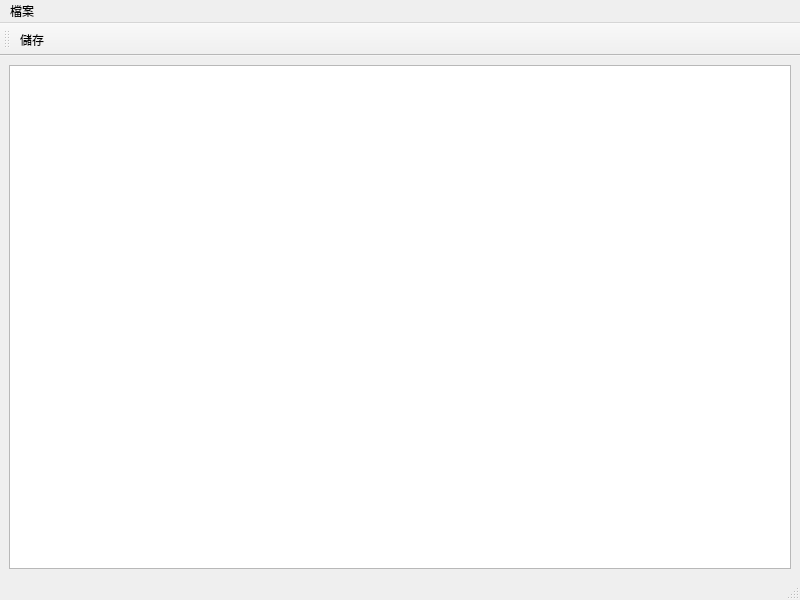
<?xml version="1.0" encoding="UTF-8"?>
<ui version="4.0">
 <class>MainWindow</class>
 <widget class="QMainWindow" name="MainWindow">
  <property name="geometry">
   <rect>
    <x>0</x>
    <y>0</y>
    <width>800</width>
    <height>600</height>
   </rect>
  </property>
  <property name="windowTitle">
   <string>MainWindow</string>
  </property>
  <widget class="QWidget" name="centralwidget">
   <layout class="QGridLayout" name="gridLayout">
    <item row="0" column="0">
     <widget class="QTextEdit" name="textEdit"/>
    </item>
   </layout>
  </widget>
  <widget class="QMenuBar" name="menubar">
   <property name="geometry">
    <rect>
     <x>0</x>
     <y>0</y>
     <width>800</width>
     <height>21</height>
    </rect>
   </property>
   <widget class="QMenu" name="menu">
    <property name="title">
     <string>檔案</string>
    </property>
    <addaction name="action"/>
    <addaction name="action_2"/>
    <addaction name="action_3"/>
    <addaction name="separator"/>
    <addaction name="action_5"/>
    <addaction name="action_6"/>
    <addaction name="separator"/>
    <addaction name="action_8"/>
   </widget>
   <addaction name="menu"/>
  </widget>
  <widget class="QStatusBar" name="statusbar"/>
  <widget class="QToolBar" name="toolBar">
   <property name="windowTitle">
    <string>toolBar</string>
   </property>
   <attribute name="toolBarArea">
    <enum>TopToolBarArea</enum>
   </attribute>
   <attribute name="toolBarBreak">
    <bool>false</bool>
   </attribute>
   <addaction name="action_5"/>
  </widget>
  <action name="action">
   <property name="text">
    <string>新增</string>
   </property>
   <property name="shortcut">
    <string>Ctrl+T</string>
   </property>
  </action>
  <action name="action_2">
   <property name="text">
    <string>開啟</string>
   </property>
   <property name="shortcut">
    <string>Ctrl+O</string>
   </property>
  </action>
  <action name="action_3">
   <property name="text">
    <string>關閉</string>
   </property>
   <property name="shortcut">
    <string>Ctrl+Q</string>
   </property>
  </action>
  <action name="action_5">
   <property name="text">
    <string>儲存</string>
   </property>
   <property name="shortcut">
    <string>Ctrl+S</string>
   </property>
  </action>
  <action name="action_6">
   <property name="text">
    <string>另存</string>
   </property>
   <property name="shortcut">
    <string>Ctrl+D</string>
   </property>
  </action>
  <action name="action_8">
   <property name="text">
    <string>退出</string>
   </property>
   <property name="shortcut">
    <string>Ctrl+Shift+Q</string>
   </property>
  </action>
 </widget>
 <resources/>
 <connections/>
</ui>
